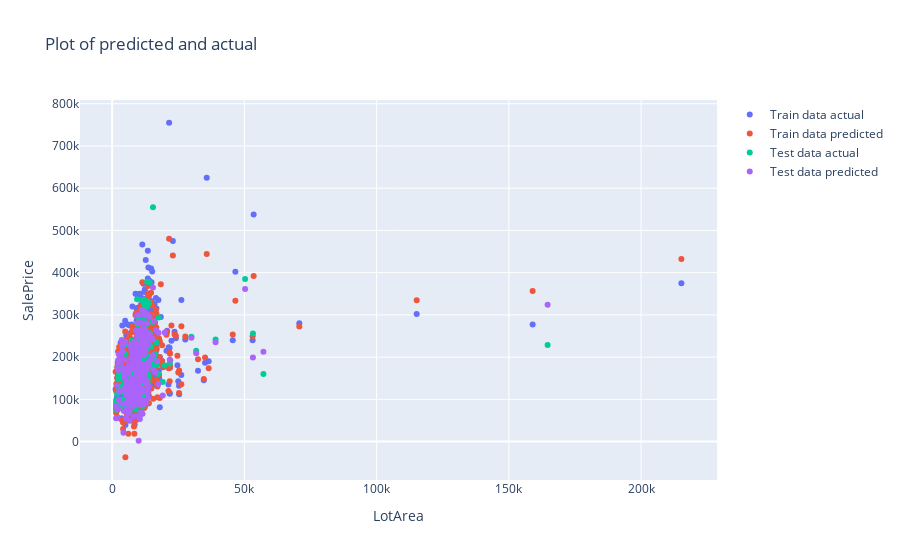
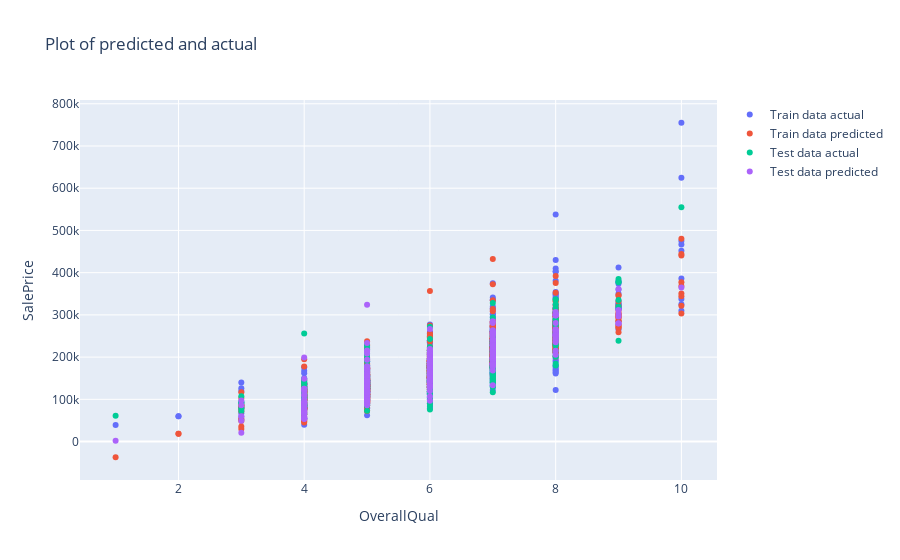
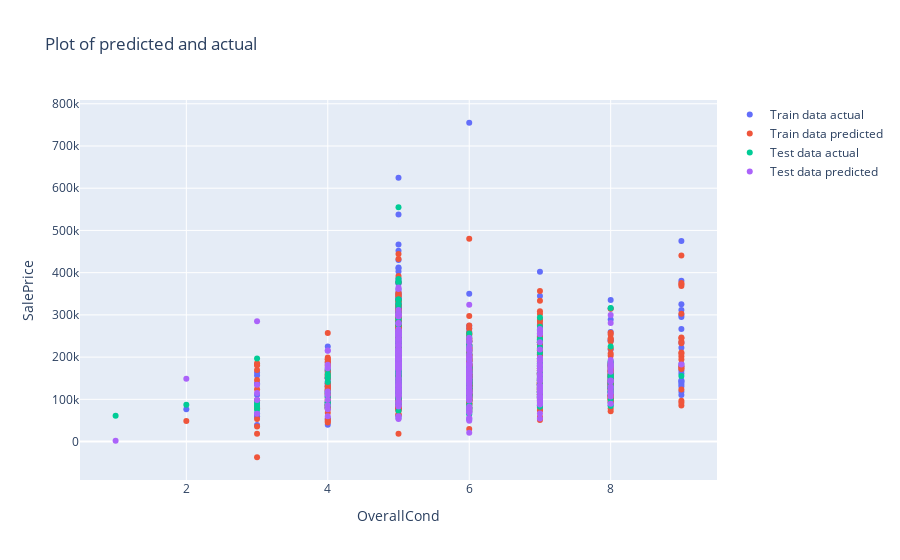
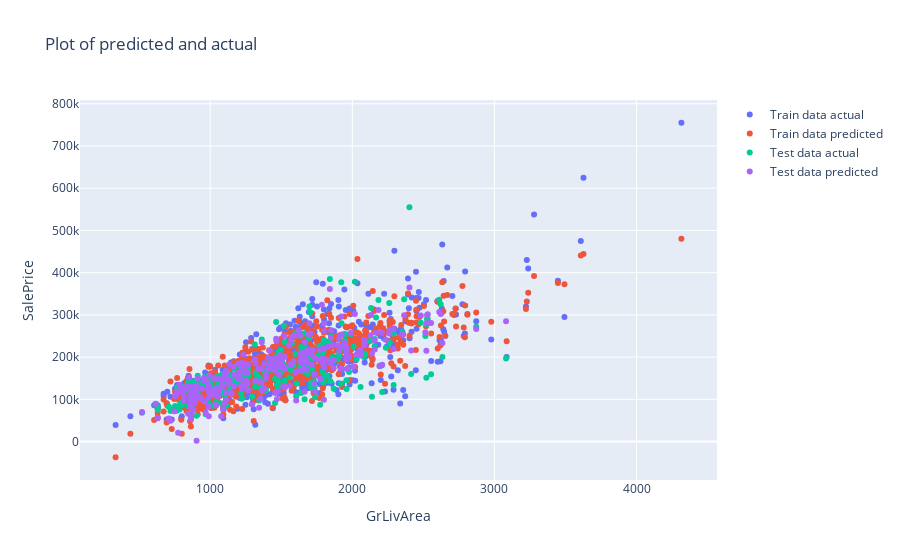

Notebook code for these charts, in order:
### Code cell
cols = X_train.columns
for col in cols:
    plot_data = []
    plot_data.append(go.Scatter(x= X_train[col], y= y_train, name = 'Train data actual', mode = 'markers'))
    plot_data.append(go.Scatter(x= X_train[col], y= model.predict(X_train), name = 'Train data predicted', mode = 'markers'))
    plot_data.append(go.Scatter(x= X_test[col], y= y_test, name = 'Test data actual', mode = 'markers'))
    plot_data.append(go.Scatter(x= X_test[col], y= model.predict(X_test), name = 'Test data predicted', mode = 'markers'))

    layout = go.Layout(xaxis = dict(title=col), yaxis = dict(title= 'SalePrice'), 
                       title = 'Plot of predicted and actual')
    fig = go.Figure(data= plot_data, layout=layout)
    plotly.offline.iplot(fig)

### Figure 1 — Plotly figure (JSON) as saved in the notebook; plotly's stock layout.template omitted (floating-point values rounded to 4 significant figures; data arrays with more than 128 entries replaced by an {"elided": "..."} marker saying what was removed)
{"data": [{"mode": "markers", "name": "Train data actual", "type": "scatter", "x": {"elided": "898 int values"}, "y": {"elided": "898 int values"}}, {"mode": "markers", "name": "Train data predicted", "type": "scatter", "x": {"elided": "898 int values"}, "y": {"elided": "898 float values"}}, {"mode": "markers", "name": "Test data actual", "type": "scatter", "x": {"elided": "300 int values"}, "y": {"elided": "300 int values"}}, {"mode": "markers", "name": "Test data predicted", "type": "scatter", "x": {"elided": "300 int values"}, "y": {"elided": "300 float values"}}], "layout": {"title": {"text": "Plot of predicted and actual"}, "xaxis": {"title": {"text": "LotArea"}}, "yaxis": {"title": {"text": "SalePrice"}}}}

### Figure 2 — Plotly figure (JSON) as saved in the notebook; plotly's stock layout.template omitted (floating-point values rounded to 4 significant figures; data arrays with more than 128 entries replaced by an {"elided": "..."} marker saying what was removed)
{"data": [{"mode": "markers", "name": "Train data actual", "type": "scatter", "x": {"elided": "898 int values"}, "y": {"elided": "898 int values"}}, {"mode": "markers", "name": "Train data predicted", "type": "scatter", "x": {"elided": "898 int values"}, "y": {"elided": "898 float values"}}, {"mode": "markers", "name": "Test data actual", "type": "scatter", "x": {"elided": "300 int values"}, "y": {"elided": "300 int values"}}, {"mode": "markers", "name": "Test data predicted", "type": "scatter", "x": {"elided": "300 int values"}, "y": {"elided": "300 float values"}}], "layout": {"title": {"text": "Plot of predicted and actual"}, "xaxis": {"title": {"text": "OverallQual"}}, "yaxis": {"title": {"text": "SalePrice"}}}}

### Figure 3 — Plotly figure (JSON) as saved in the notebook; plotly's stock layout.template omitted (floating-point values rounded to 4 significant figures; data arrays with more than 128 entries replaced by an {"elided": "..."} marker saying what was removed)
{"data": [{"mode": "markers", "name": "Train data actual", "type": "scatter", "x": {"elided": "898 int values"}, "y": {"elided": "898 int values"}}, {"mode": "markers", "name": "Train data predicted", "type": "scatter", "x": {"elided": "898 int values"}, "y": {"elided": "898 float values"}}, {"mode": "markers", "name": "Test data actual", "type": "scatter", "x": {"elided": "300 int values"}, "y": {"elided": "300 int values"}}, {"mode": "markers", "name": "Test data predicted", "type": "scatter", "x": {"elided": "300 int values"}, "y": {"elided": "300 float values"}}], "layout": {"title": {"text": "Plot of predicted and actual"}, "xaxis": {"title": {"text": "OverallCond"}}, "yaxis": {"title": {"text": "SalePrice"}}}}

### Figure 4 — Plotly figure (JSON) as saved in the notebook; plotly's stock layout.template omitted (floating-point values rounded to 4 significant figures; data arrays with more than 128 entries replaced by an {"elided": "..."} marker saying what was removed)
{"data": [{"mode": "markers", "name": "Train data actual", "type": "scatter", "x": {"elided": "898 int values"}, "y": {"elided": "898 int values"}}, {"mode": "markers", "name": "Train data predicted", "type": "scatter", "x": {"elided": "898 int values"}, "y": {"elided": "898 float values"}}, {"mode": "markers", "name": "Test data actual", "type": "scatter", "x": {"elided": "300 int values"}, "y": {"elided": "300 int values"}}, {"mode": "markers", "name": "Test data predicted", "type": "scatter", "x": {"elided": "300 int values"}, "y": {"elided": "300 float values"}}], "layout": {"title": {"text": "Plot of predicted and actual"}, "xaxis": {"title": {"text": "GrLivArea"}}, "yaxis": {"title": {"text": "SalePrice"}}}}
